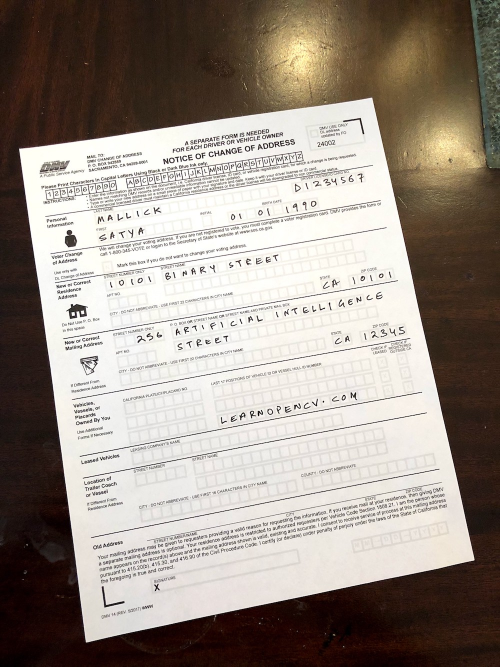
#> input picture Images_and_videos/scanned-form.jpg, 1000 x 1333 px (shown at 1/2 size)
$ python Document_Scanner.py
#> lines starting #> are read from the running program, lines starting #| are printed output that depends on the picture; after the words box and inside, x2 and y2 are one past the last pixel; in counts of white or black regions, pixels touching at a corner belong together
import cv2
import numpy as np

# Read the source image
source_image = cv2.imread('..//Images_and_videos//scanned-form.jpg')
#> source_image is the input picture: shape (1333, 1000, 3); mean B, G, R 136, 144.9, 154.7
print(f"Source image shape: {source_image.shape}")
#| Source image shape: (1333, 1000, 3)

# Resize the source image if it's too large
if source_image.shape[0] > 2000:
    source_image = cv2.resize(source_image, None, fx=0.3, fy=0.3)
elif source_image.shape[0] > 1000:
    source_image = cv2.resize(source_image, None, fx=0.5, fy=0.5)
#> source_image: shape (666, 500, 3)
elif source_image.shape[0] > 650:
    source_image = cv2.resize(source_image, None, fx=0.6, fy=0.6)

# Get the size of the source image
if len(source_image.shape) > 3:
    height, width, color_channels, alpha_channel = source_image.shape
elif len(source_image.shape) == 3:
    height, width, color_channels = source_image.shape
#> height = 666; width = 500; color_channels = 3
else:
    height, width = source_image.shape

# Convert the source image to grayscale
image_gray = cv2.cvtColor(source_image, cv2.COLOR_BGR2GRAY)

# Threshold the image
retval, image_thresh = cv2.threshold(image_gray, 200, 255, cv2.THRESH_BINARY)
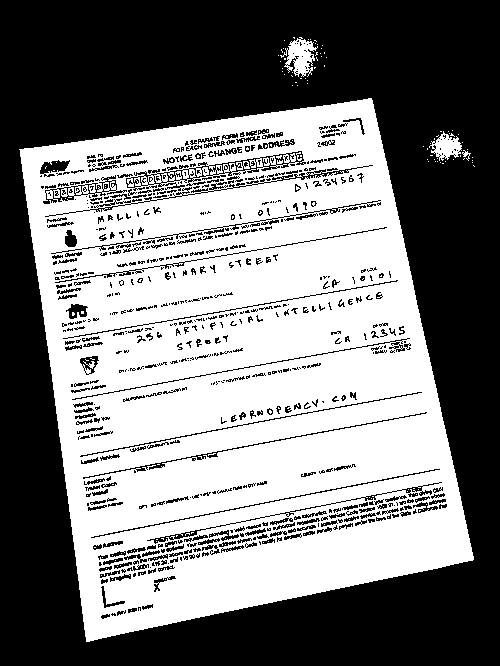
#> image_thresh: shape (666, 500); 49% white; 235 white regions (228 under 20 px)

# Find all image contours
contours, hierarchy = cv2.findContours(image_thresh, cv2.RETR_LIST, cv2.CHAIN_APPROX_NONE)
#> contours = 1706 contours, 1185 with area under 20; largest, box (x1, y1, x2, y2) and area: (19, 98, 474, 642) 181195, (82, 417, 400, 480) 877, (90, 468, 441, 539) 787, (280, 37, 318, 77) 682, (429, 131, 462, 161) 484

# If no contours were detected
if contours is None:
    retval, image_thresh = cv2.threshold(image_gray, 180, 255, cv2.THRESH_BINARY)
    if contours is None:
        retval, image_thresh = cv2.threshold(image_gray, 160, 255, cv2.THRESH_BINARY)
        if contours is None:
            retval, image_thresh = cv2.threshold(image_gray, 140, 255, cv2.THRESH_BINARY)
            if contours is None:
                retval, image_thresh = cv2.threshold(image_gray, 100, 255, cv2.THRESH_BINARY)

# Retrieve only the largest contour
contour_largest = np.array([])
contour_filtered = []
max_area = 0
for i in contours:
    area = cv2.contourArea(i)
    if area > 5000:
        perimeter = cv2.arcLength(i, True)
        approx = cv2.approxPolyDP(i, 0.02 * perimeter, True)
        if area > max_area and len(approx) == 4:
            contour_largest = approx
            max_area = area
            contour_filtered.append(i)
#> this loop made 1706 passes
#> (area, perimeter, contour_largest, max_area) on pass 1640: (181195, 1817.1, [[371, 98], [19, 149], [86, 641], [473, 559]], 181195)
#> area on passes 1, 3, 6, 8, 9, 10: 38.5, 30, 43.5, 47.5, 147, 41.5
#> after the loop, contour_filtered = 1 contour; box (x1, y1, x2, y2) and area: (19, 98, 474, 642) 181195; max_area = 181195

# Draw the contour to mark the document
image_contours = cv2.drawContours(source_image.copy(), contour_filtered, -1,
                                  (0, 255, 255), 3, cv2.LINE_AA)
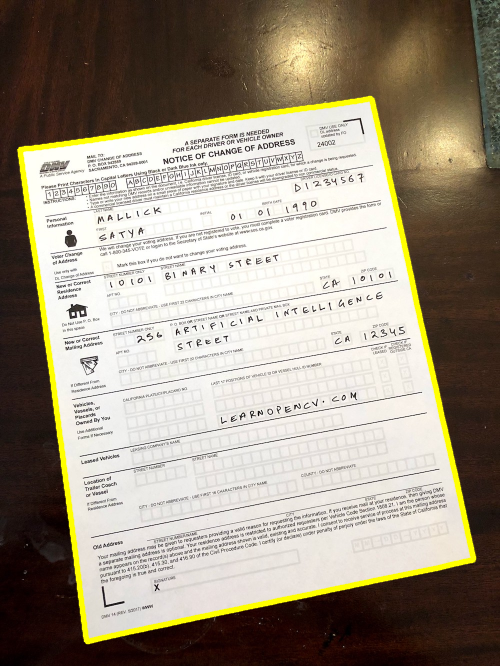
#> image_contours: shape (666, 500, 3); mean B, G, R 131.6, 147.7, 157.3

# Create a blank image and specify interest points for both images
image_blank = np.zeros_like(image_thresh).astype(np.uint8)
contour_points = np.float32(contour_largest)
#> contour_points = [[371, 98], [19, 149], [86, 641], [473, 559]]

try:
    destination_points = np.float32([[width - 1, 0],
                                     [0, 0],
                                     [0, height - 1],
                                     [width - 1, height - 1]])
#> destination_points = [[499, 0], [0, 0], [0, 665], [499, 665]]

except cv2.error:
    destination_points = np.float32([[0, 0],
                                     [width - 1, 0],
                                     [height - 1, width - 1],
                                     [0, height - 1]])

# Create a warp perspective matrix and warp the source image
matrix = cv2.getPerspectiveTransform(contour_points, destination_points)
#> matrix = [[1.37, -0.187, 1.77], [0.222, 1.53, -232.5], [-0.0001, 0.000256, 1]]
image_warped = cv2.warpPerspective(source_image, matrix, (width, height))
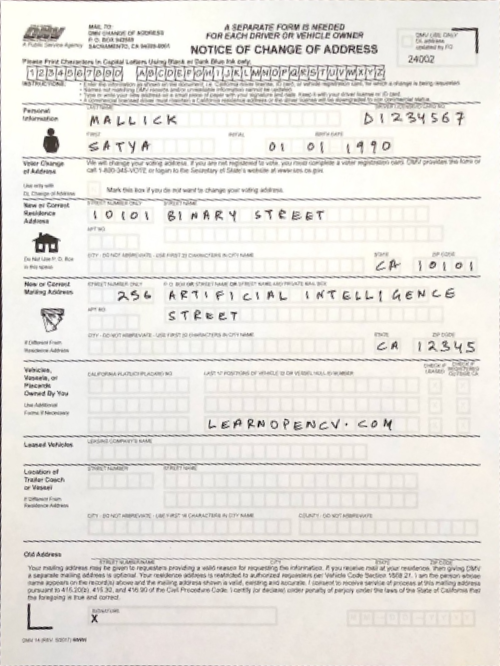
#> image_warped: shape (666, 500, 3); mean B, G, R 223.3, 228.2, 231.2

# Create a typewriter-like image
image_scan = cv2.adaptiveThreshold(cv2.cvtColor(image_warped, cv2.COLOR_BGR2GRAY),
                                   255, cv2.ADAPTIVE_THRESH_MEAN_C, cv2.THRESH_BINARY, 5, 5)
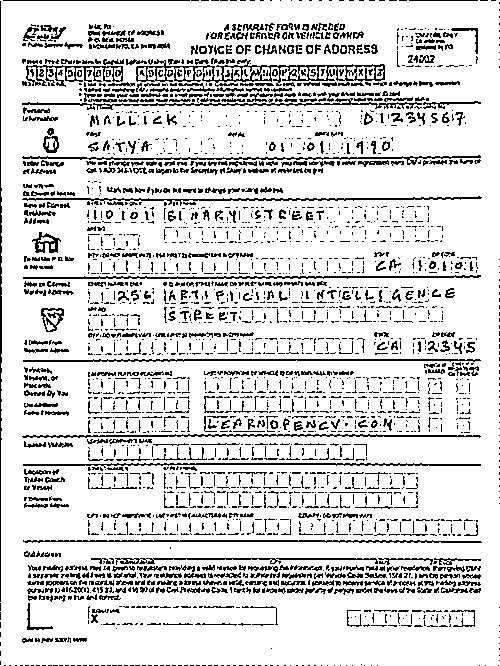
#> image_scan: shape (666, 500); 84.9% white; black in thin lines or dots

# Convert all binary images to BGR
image_gray = cv2.cvtColor(image_gray, cv2.COLOR_GRAY2BGR)
#> image_gray: shape (666, 500, 3)
image_thresh = cv2.cvtColor(image_thresh, cv2.COLOR_GRAY2BGR)
#> image_thresh: shape (666, 500, 3); 49% white; 235 white regions (228 under 20 px), largest, box (x1, y1, x2, y2) and area: (19, 98, 474, 642) 161258, (280, 37, 318, 77) 758, (429, 131, 462, 161) 512
image_scan = cv2.cvtColor(image_scan, cv2.COLOR_GRAY2BGR)
#> image_scan: shape (666, 500, 3); 84.9% white; black in thin lines or dots

# Concatenate image processing stages
images_row_1 = np.hstack([source_image, image_contours])
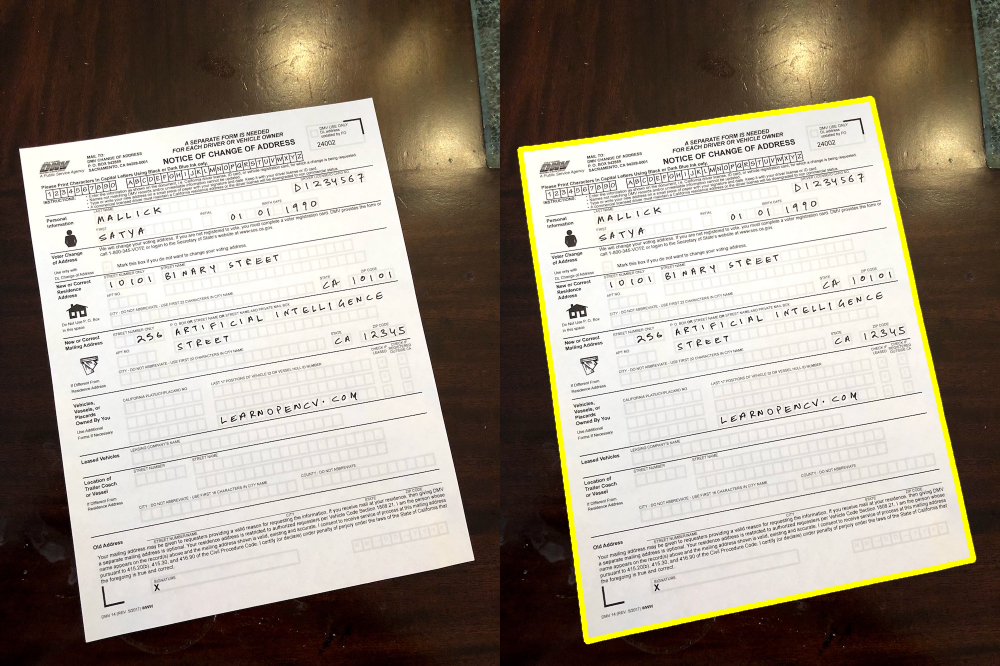
#> images_row_1: shape (666, 1000, 3); mean B, G, R 133.9, 146.4, 156.1
images_row_2 = np.hstack([image_warped, image_scan])
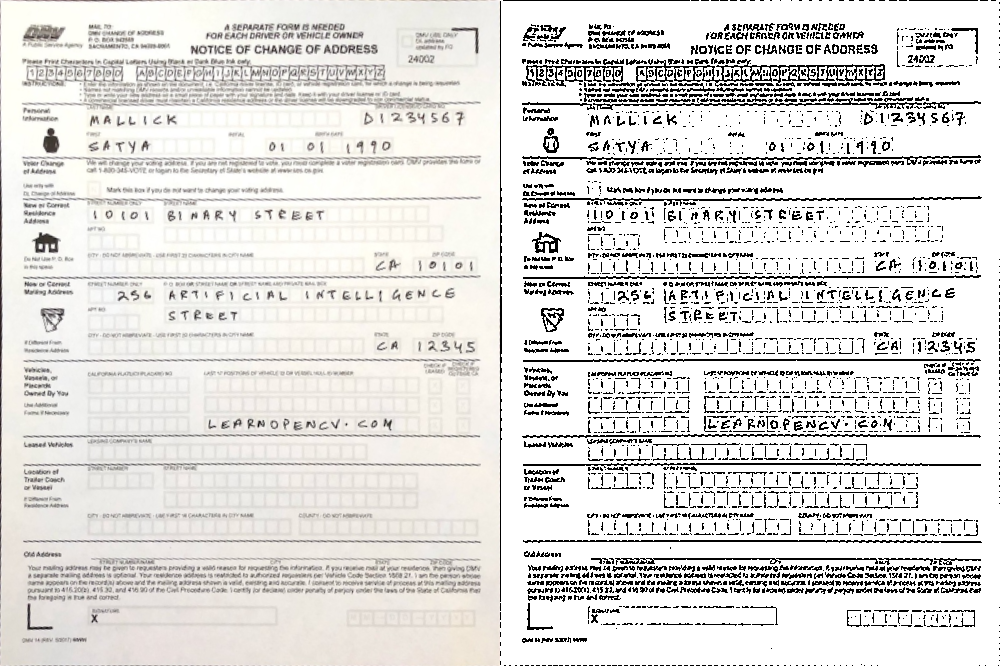
#> images_row_2: shape (666, 1000, 3); mean B, G, R 219.9, 222.4, 223.9
images_stacked = np.vstack([images_row_1, images_row_2])

# Resize the stacked image so it fits the screen
images_stacked = cv2.resize(images_stacked, None, fx=0.65, fy=0.65)
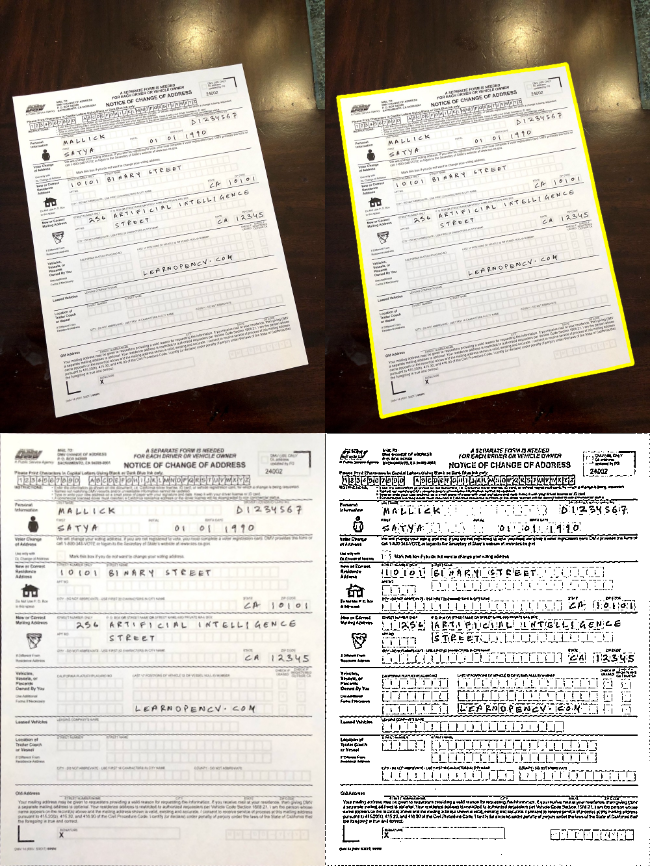
#> images_stacked: shape (866, 650, 3); mean B, G, R 176.8, 184.4, 190

# Display the result
cv2.imshow('Document Scanner', images_stacked)

# Define keyboard input
key = cv2.waitKey(0)
#> (key q is pressed here)

if key == 27 or key == ord('q') or key == ord('Q'):
    cv2.destroyAllWindows()
elif key == ord('s') or key == ord('S'):
    cv2.imwrite('Scanned_Document.jpg', images_stacked)

$ run again, with Images_and_videos/1.jpg copied over Images_and_videos/scanned-form.jpg
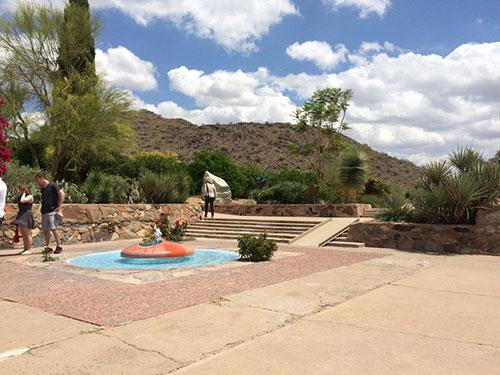
#> input picture Images_and_videos/1.jpg, 500 x 375 px
#> source_image is the input picture: shape (375, 500, 3); mean B, G, R 140.3, 152.5, 162.4
#| Source image shape: (375, 500, 3)
#> `retval, image_thresh = cv2.threshold(image_gray, 200, 255, cv2.THRESH_..`:
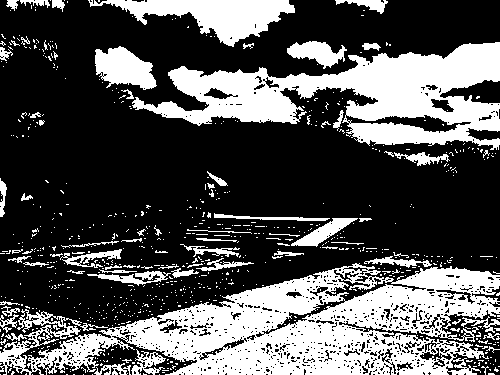
#> image_thresh: shape (375, 500); 32.8% white; 764 white regions (692 under 20 px)
#> contours = 1765 contours, 1646 with area under 20; largest, box (x1, y1, x2, y2) and area: (0, 263, 500, 375) 31542, (132, 42, 500, 150) 18434, (88, 0, 295, 47) 3994, (95, 46, 157, 90) 1674, (345, 114, 472, 134) 968
#> the loop `for i in contours:` made 1765 passes
#> (area, perimeter, contour_largest, max_area) on pass 1239: (31542, 3840.6, [[499, 275], [0, 371], [476, 374], [338, 322]], 31542)
#> after the loop `for i in contours:`: contour_filtered = 1 contour; box (x1, y1, x2, y2) and area: (0, 263, 500, 375) 31542; max_area = 31542
#> contour_points = [[499, 275], [0, 371], [476, 374], [338, 322]]
#> matrix = [[-0.00313, 0.497, -184.3], [-0.229, -1.19, 440.7], [-0.000957, -0.00226, 1]]
#> `images_stacked = np.vstack([images_row_1, images_row_2])`:
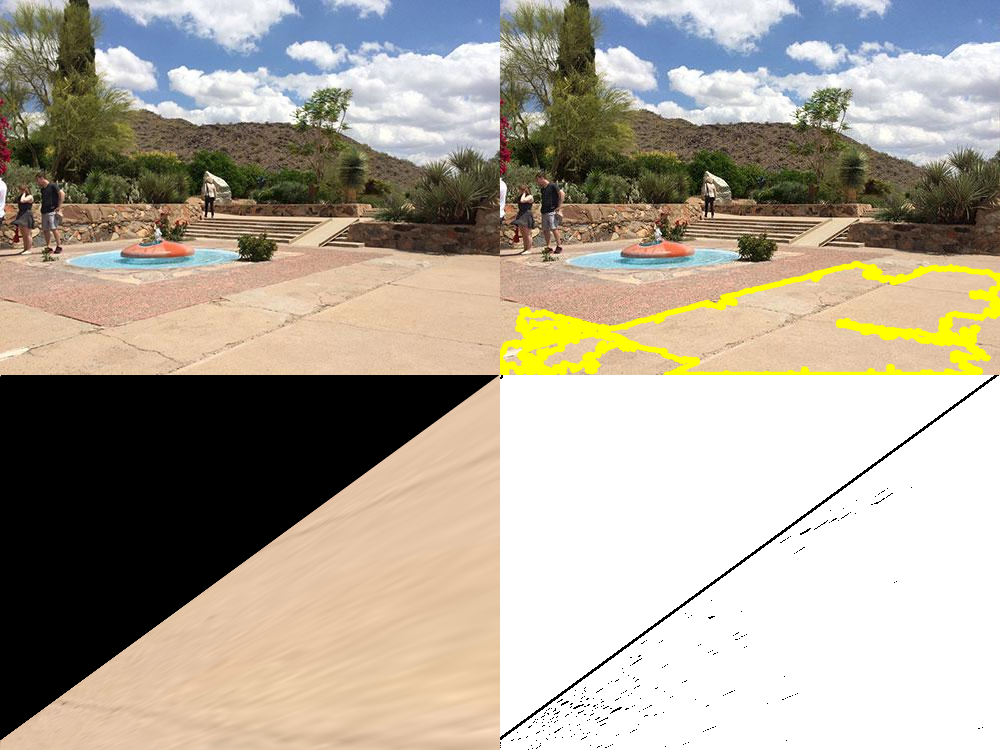
#> images_stacked: shape (750, 1000, 3); mean B, G, R 151.6, 165.5, 174
